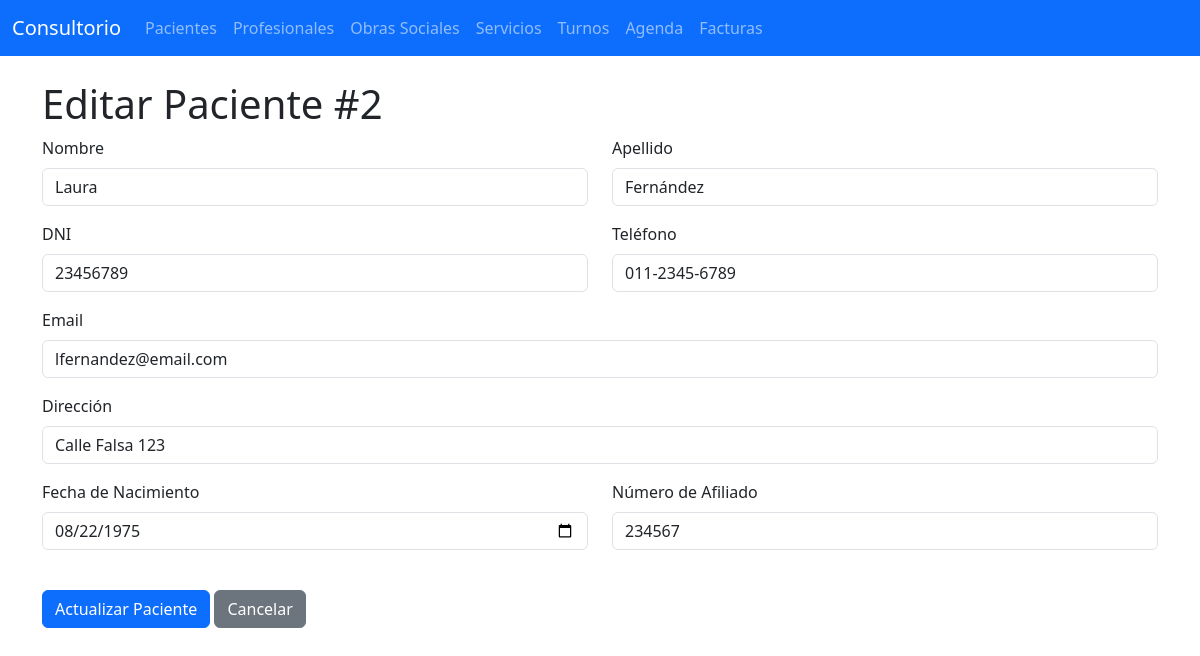
/pacientes/edit/2, run on the app's committed database.
### tables this page shows
CREATE TABLE pacientes (
                id INTEGER PRIMARY KEY AUTOINCREMENT,
                nombre TEXT NOT NULL,
                apellido TEXT NOT NULL,
                dni TEXT UNIQUE NOT NULL,
                telefono TEXT,
                email TEXT,
                direccion TEXT,
                fecha_nacimiento DATE,
                obra_social_id INTEGER,
                numero_afiliado TEXT,
                FOREIGN KEY (obra_social_id) REFERENCES obras_sociales (id)
            );

### app.py (the view, shortened to what this page needs)
@app.route('/pacientes/edit/<int:id>', methods=['GET', 'POST'])
def edit_paciente(id):
    conn = get_db_connection()
    paciente = conn.execute('SELECT * FROM pacientes WHERE id = ?', (id,)).fetchone()
    if paciente is None:
        conn.close()
        flash('No se encontró el paciente.', 'warning')
        return redirect(url_for('list_pacientes'))
    conn.close()
    return render_template('pacientes/form.html', action="edit", paciente=paciente)

### app.py (called while the page is built)
def get_db_connection():
    conn = sqlite3.connect(DATABASE)
    conn.row_factory = sqlite3.Row
    return conn

### templates/pacientes/form.html (shortened to what this page needs)
{% extends 'layout.html' %}
{% block content %}
    <h1>
        {% if action == 'new' %}
            Agregar Nuevo Paciente
        {% else %}
            Editar Paciente #{{ paciente['id'] }}
        {% endif %}
    </h1>
    <form method="post" action="{% if action == 'new' %}{{ url_for('add_paciente') }}{% else %}{{ url_for('edit_paciente', id=paciente['id']) }}{% endif %}">
        <div class="row">
            <div class="col-md-6 mb-3">
                <label for="nombre" class="form-label">Nombre</label>
                <input type="text" class="form-control" id="nombre" name="nombre" value="{{ paciente['nombre'] if paciente else '' }}" required>
            </div>
            <div class="col-md-6 mb-3">
                <label for="apellido" class="form-label">Apellido</label>
                <input type="text" class="form-control" id="apellido" name="apellido" value="{{ paciente['apellido'] if paciente else '' }}" required>
            </div>
        </div>
        <div class="row">
            <div class="col-md-6 mb-3">
                <label for="dni" class="form-label">DNI</label>
                <input type="text" class="form-control" id="dni" name="dni" value="{{ paciente['dni'] if paciente else '' }}" required>
            </div>
            <div class="col-md-6 mb-3">
                <label for="telefono" class="form-label">Teléfono</label>
                <input type="tel" class="form-control" id="telefono" name="telefono" value="{{ paciente['telefono'] if paciente else '' }}">
            </div>
        </div>
        <div class="mb-3">
            <label for="email" class="form-label">Email</label>
            <input type="email" class="form-control" id="email" name="email" value="{{ paciente['email'] if paciente else '' }}">
        </div>
        <div class="mb-3">
            <label for="direccion" class="form-label">Dirección</label>
            <input type="text" class="form-control" id="direccion" name="direccion" value="{{ paciente['direccion'] if paciente else '' }}">
        </div>
        <div class="row">
            <div class="col-md-6 mb-3">
                <label for="fecha_nacimiento" class="form-label">Fecha de Nacimiento</label>
                <input type="date" class="form-control" id="fecha_nacimiento" name="fecha_nacimiento" value="{{ paciente['fecha_nacimiento'] if paciente else '' }}">
            </div>
            <div class="col-md-6 mb-3">
                <label for="numero_afiliado" class="form-label">Número de Afiliado</label>
                <input type="text" class="form-control" id="numero_afiliado" name="numero_afiliado" value="{{ paciente['numero_afiliado'] if paciente else '' }}">
            </div>
        </div>
        <div class="mt-4">
            <button type="submit" class="btn btn-primary">
                {% if action == 'new' %}
                    Guardar Paciente
                {% else %}
                    Actualizar Paciente
                {% endif %}
            </button>
            <a href="{{ url_for('list_pacientes') }}" class="btn btn-secondary">Cancelar</a>
        </div>
    </form>
{% endblock %}

### data on the page
pacientes: id "2", nombre "Laura", apellido "Fernández", dni "23456789", telefono "011-2345-6789", email "lfernandez@email.com", direccion "Calle Falsa 123", fecha_nacimiento "08/22/1975", numero_afiliado "234567"
